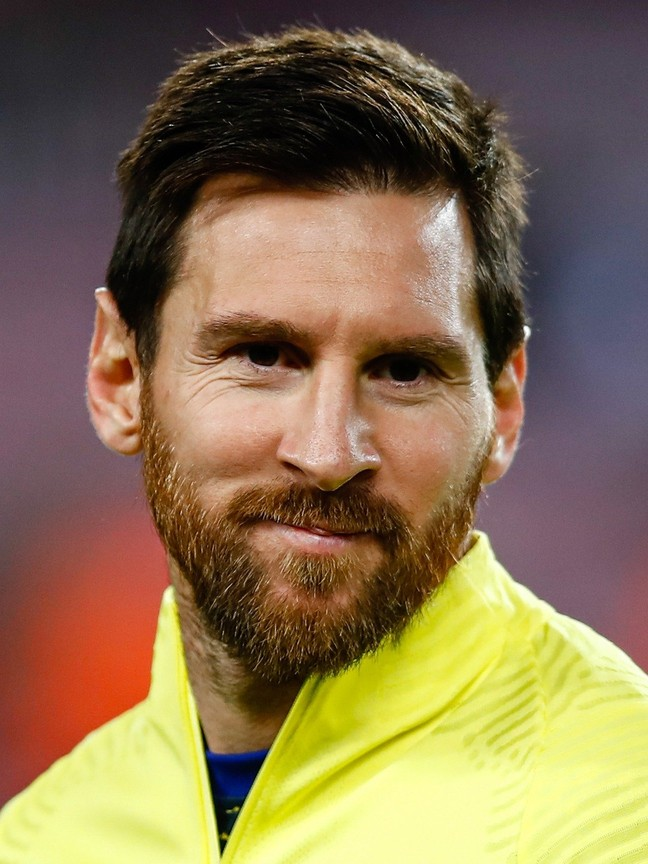
#> input picture Plot_Image/messi.png, 648 x 864 px
$ python plot_image_rgb.py
#> lines starting #> are read from the running program, lines starting #| are printed output that depends on the picture
import cv2
import numpy as np
import matplotlib.pyplot as plt

# Load the image
image_path = 'messi.png'
image = cv2.imread(image_path)
#> image is the input picture: shape (864, 648, 3); mean B, G, R 81.1, 114.9, 137

# Split the image into RGB channels
r_channel, g_channel, b_channel = cv2.split(image)
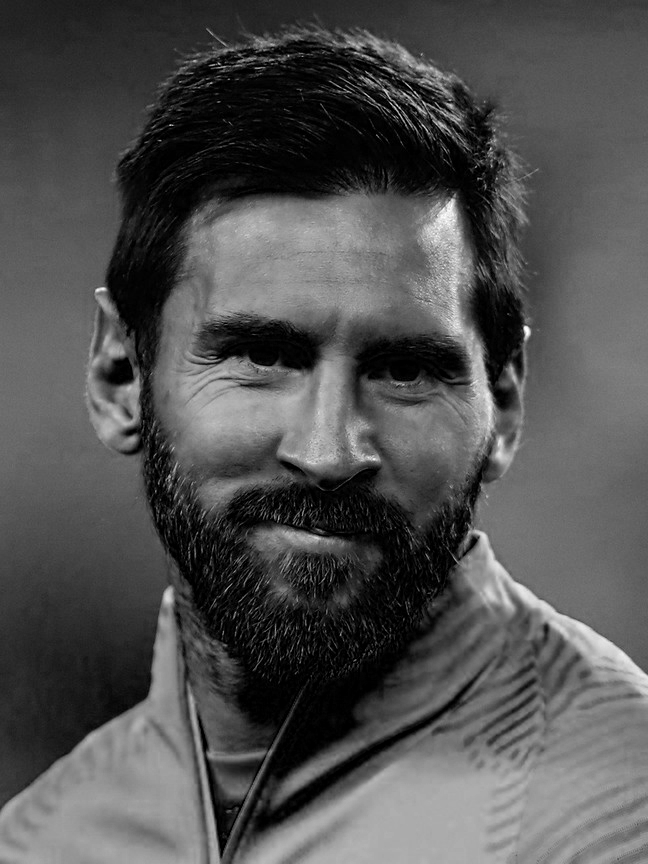
#> r_channel: shape (864, 648); min 0, max 255, mean 81.1
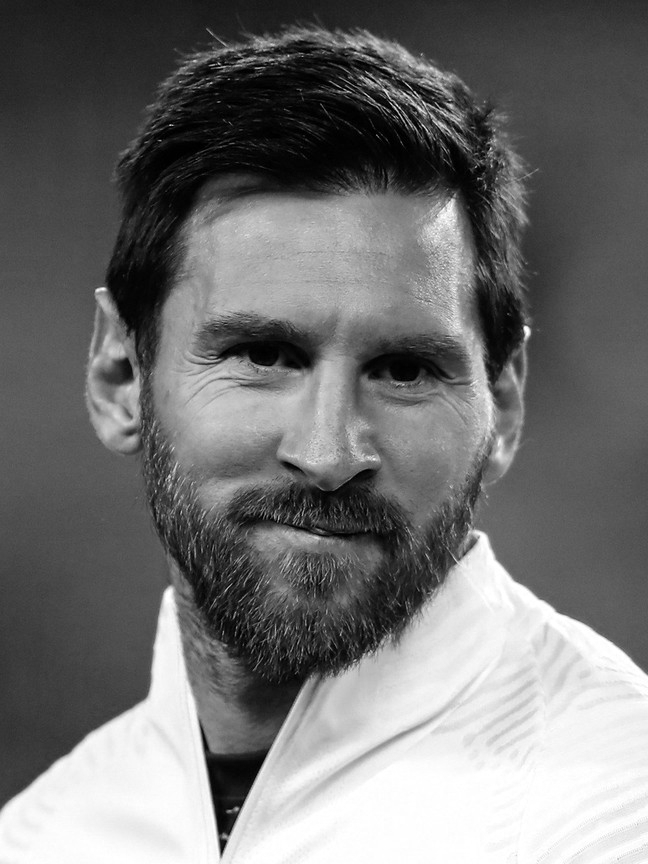
#> g_channel: shape (864, 648); min 0, max 255, mean 114.9
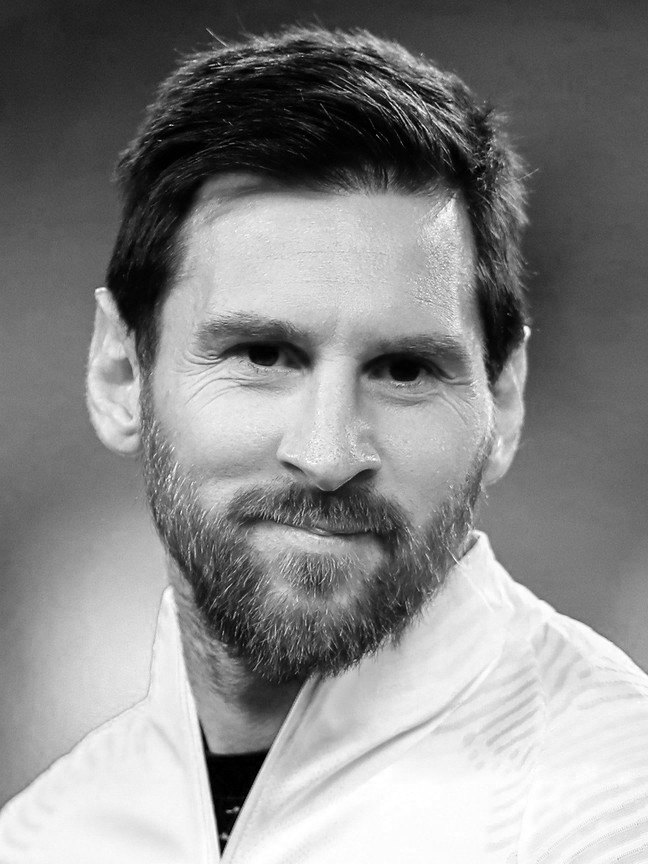
#> b_channel: shape (864, 648); min 0, max 255, mean 137

# Create meshgrid for 3D plotting
x = np.arange(image.shape[1])
#> x = 648 values from 0 to 647
y = np.arange(image.shape[0])
#> y = 864 values from 0 to 863
x, y = np.meshgrid(x, y)

# Plot the RGB channel intensities in 3D view
fig = plt.figure(figsize=(18, 6))

ax1 = fig.add_subplot(131, projection='3d')
ax1.plot_surface(x, y, r_channel, cmap='Reds')
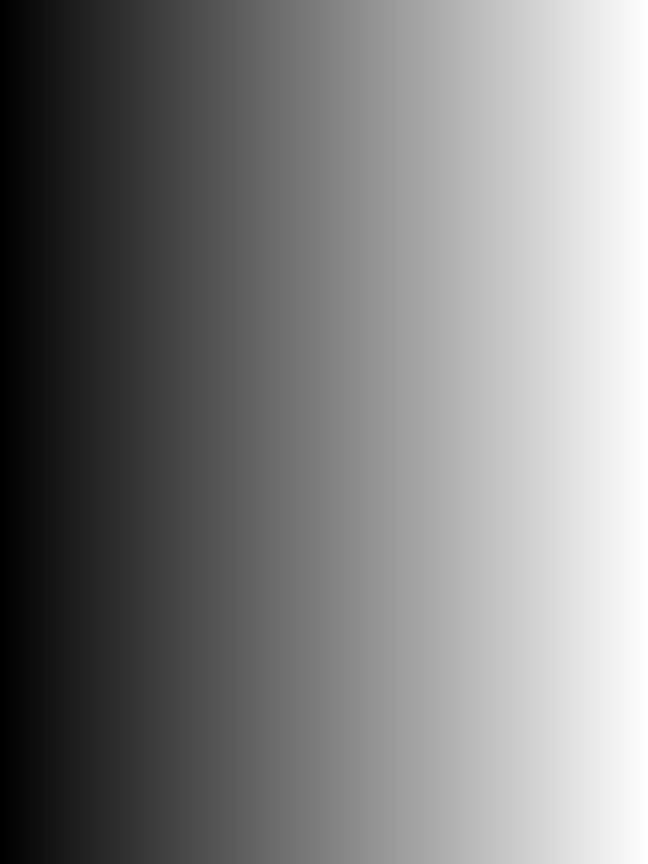
#> x: shape (864, 648) int64; min 0, max 647, mean 323.5; drawn with min black and max white
ax1.set_title('Red Channel Intensity')

ax2 = fig.add_subplot(132, projection='3d')
ax2.plot_surface(x, y, g_channel, cmap='Greens')
ax2.set_title('Green Channel Intensity')

ax3 = fig.add_subplot(133, projection='3d')
ax3.plot_surface(x, y, b_channel, cmap='Blues')
ax3.set_title('Blue Channel Intensity')

plt.tight_layout()
plt.show()
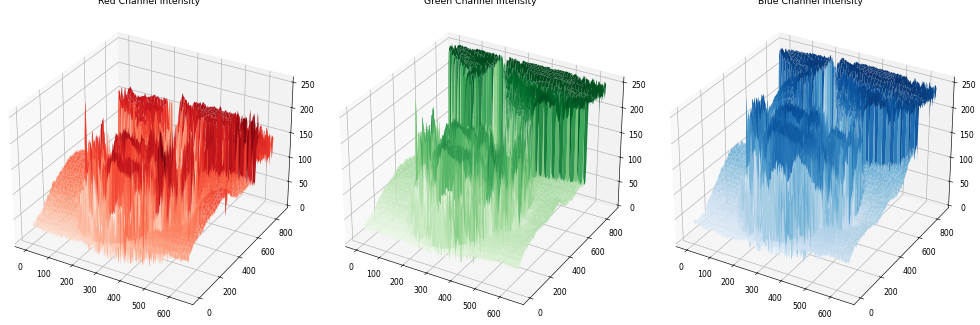
#> figure drawn by matplotlib, 3 panels

$ run again, with Plot_Image/lionel.png copied over Plot_Image/messi.png
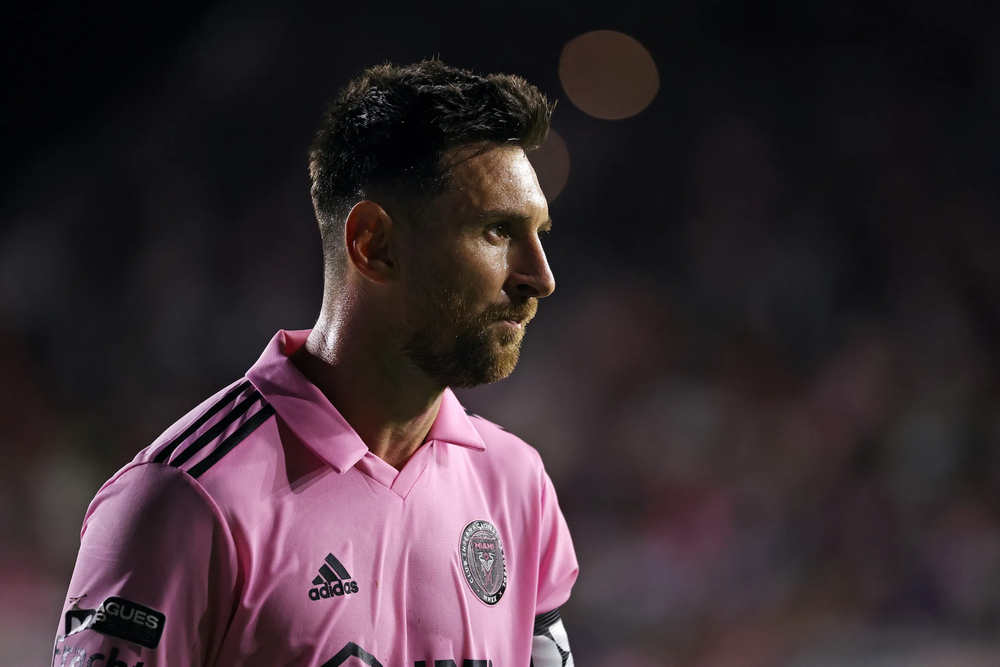
#> input picture Plot_Image/lionel.png, 1000 x 667 px, shrunk from 2560 x 1707 before the run
#> image is the input picture: shape (667, 1000, 3); mean B, G, R 49.6, 43.7, 56.9
#> `r_channel, g_channel, b_channel = cv2.split(image)`:
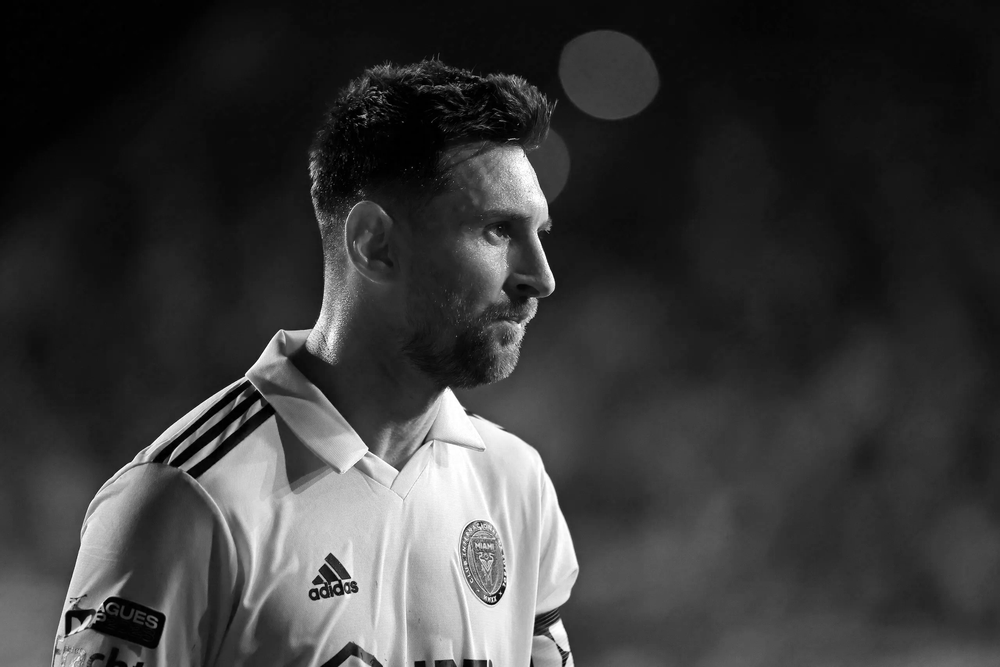
#> b_channel: shape (667, 1000); min 0, max 255, mean 56.9
#> `plt.show()`:
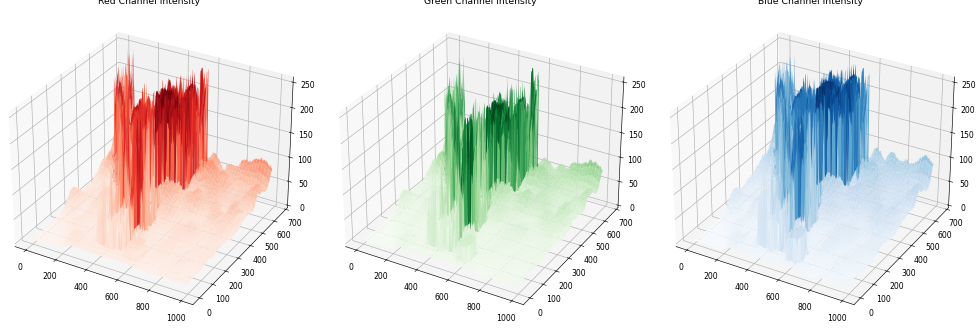
#> figure drawn by matplotlib, 3 panels
